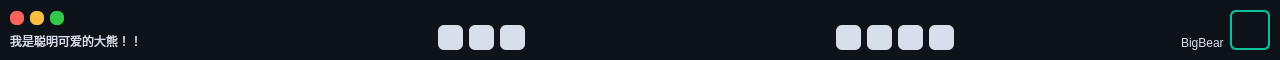
<?xml version="1.0" encoding="UTF-8"?>
<ui version="4.0">
 <class>BBUITitleBar</class>
 <widget class="QWidget" name="BBUITitleBar">
  <property name="geometry">
   <rect>
    <x>0</x>
    <y>0</y>
    <width>1280</width>
    <height>60</height>
   </rect>
  </property>
  <property name="minimumSize">
   <size>
    <width>0</width>
    <height>60</height>
   </size>
  </property>
  <property name="maximumSize">
   <size>
    <width>16777215</width>
    <height>60</height>
   </size>
  </property>
  <property name="windowTitle">
   <string>Form</string>
  </property>
  <property name="focusPolicy">
   <enum>Qt::ClickFocus</enum>
  </property>
  <property name="styleSheet">
   <string notr="true">#background {
    background-color: rgb(14, 19, 25);
}

#iconBox {
    border: 2px solid #0ebf9c;
    border-radius: 6px;
}

#icon {
    border-image: url(://resources/icons/face.png);
    border-radius: 3px;
    margin: 3px;
}

#name {
    color: #d6dfeb;
}

#introduction {
    color: #d6dfeb;
    font: 12pt &quot;Arial&quot;;
}

QPushButton {
    border: none;
    border-radius: 6px;
    color: rgb(56, 70, 87);
    background-color: #d6dfeb;
}

QPushButton:pressed, QPushButton:hover, QPushButton:checked {
    background-color: #8193bc;
}

QPushButton:flat {
    border: none; /* no border for a flat push button */
}

QPushButton:default {
    border-color: navy; /* make the default button prominent */
}

#buttonHand {
    image: url(://resources/icons/hand.png);
}

#buttonMove {
    image: url(://resources/icons/move.png);
}

#buttonRotate {
    image: url(://resources/icons/rotate.png);
}

#buttonScale {
    image: url(://resources/icons/scale.png);
}

#buttonRun {
    image: url(://resources/icons/play.png);
}

#buttonDebug {
    image: url(://resources/icons/debug.png);
}

#buttonBuild {
    image: url(://resources/icons/build.png);
}

#buttonClose {
    background-color: rgb(252, 98, 93);
}

#buttonClose:pressed {
    background-color: rgb(239, 78, 73);
}

#buttonMinimize {
    background-color: rgb(253, 191, 65);
}

#buttonMinimize:pressed {
    background-color: rgb(162, 114, 29);
}

#buttonMaximize {
    background-color: rgb(52, 200, 74);
}

#buttonMaximize:pressed {
    background-color: rgb(20, 128, 34);
}</string>
  </property>
  <layout class="QHBoxLayout" name="horizontalLayout">
   <property name="leftMargin">
    <number>0</number>
   </property>
   <property name="topMargin">
    <number>0</number>
   </property>
   <property name="rightMargin">
    <number>0</number>
   </property>
   <property name="bottomMargin">
    <number>0</number>
   </property>
   <item>
    <widget class="QWidget" name="background" native="true">
     <layout class="QHBoxLayout" name="horizontalLayout_2">
      <property name="leftMargin">
       <number>10</number>
      </property>
      <property name="topMargin">
       <number>10</number>
      </property>
      <property name="rightMargin">
       <number>10</number>
      </property>
      <property name="bottomMargin">
       <number>10</number>
      </property>
      <item alignment="Qt::AlignLeft">
       <widget class="QWidget" name="toolbar1" native="true">
        <layout class="QVBoxLayout" name="verticalLayout">
         <property name="leftMargin">
          <number>0</number>
         </property>
         <property name="topMargin">
          <number>0</number>
         </property>
         <property name="rightMargin">
          <number>0</number>
         </property>
         <property name="bottomMargin">
          <number>0</number>
         </property>
         <item alignment="Qt::AlignLeft">
          <widget class="QWidget" name="horizontalWidget" native="true">
           <layout class="QHBoxLayout" name="buttonGroupWindow">
            <property name="spacing">
             <number>6</number>
            </property>
            <property name="leftMargin">
             <number>0</number>
            </property>
            <property name="topMargin">
             <number>0</number>
            </property>
            <property name="rightMargin">
             <number>0</number>
            </property>
            <property name="bottomMargin">
             <number>0</number>
            </property>
            <item alignment="Qt::AlignLeft">
             <widget class="QPushButton" name="buttonClose">
              <property name="minimumSize">
               <size>
                <width>14</width>
                <height>14</height>
               </size>
              </property>
              <property name="maximumSize">
               <size>
                <width>14</width>
                <height>14</height>
               </size>
              </property>
              <property name="text">
               <string/>
              </property>
             </widget>
            </item>
            <item alignment="Qt::AlignLeft">
             <widget class="QPushButton" name="buttonMinimize">
              <property name="minimumSize">
               <size>
                <width>14</width>
                <height>14</height>
               </size>
              </property>
              <property name="maximumSize">
               <size>
                <width>14</width>
                <height>14</height>
               </size>
              </property>
              <property name="text">
               <string/>
              </property>
             </widget>
            </item>
            <item>
             <widget class="QPushButton" name="buttonMaximize">
              <property name="minimumSize">
               <size>
                <width>14</width>
                <height>14</height>
               </size>
              </property>
              <property name="maximumSize">
               <size>
                <width>14</width>
                <height>14</height>
               </size>
              </property>
              <property name="text">
               <string/>
              </property>
             </widget>
            </item>
           </layout>
          </widget>
         </item>
         <item>
          <widget class="QLabel" name="introduction">
           <property name="text">
            <string>我是聪明可爱的大熊！！</string>
           </property>
          </widget>
         </item>
        </layout>
       </widget>
      </item>
      <item alignment="Qt::AlignHCenter">
       <widget class="QWidget" name="toolbar2" native="true">
        <layout class="QHBoxLayout" name="horizontalLayout_6">
         <property name="leftMargin">
          <number>0</number>
         </property>
         <property name="topMargin">
          <number>0</number>
         </property>
         <property name="rightMargin">
          <number>0</number>
         </property>
         <property name="bottomMargin">
          <number>0</number>
         </property>
         <item alignment="Qt::AlignBottom">
          <widget class="QPushButton" name="buttonRun">
           <property name="minimumSize">
            <size>
             <width>25</width>
             <height>25</height>
            </size>
           </property>
           <property name="maximumSize">
            <size>
             <width>25</width>
             <height>25</height>
            </size>
           </property>
           <property name="text">
            <string/>
           </property>
          </widget>
         </item>
         <item alignment="Qt::AlignBottom">
          <widget class="QPushButton" name="buttonDebug">
           <property name="minimumSize">
            <size>
             <width>25</width>
             <height>25</height>
            </size>
           </property>
           <property name="maximumSize">
            <size>
             <width>25</width>
             <height>25</height>
            </size>
           </property>
           <property name="text">
            <string/>
           </property>
          </widget>
         </item>
         <item alignment="Qt::AlignBottom">
          <widget class="QPushButton" name="buttonBuild">
           <property name="minimumSize">
            <size>
             <width>25</width>
             <height>25</height>
            </size>
           </property>
           <property name="maximumSize">
            <size>
             <width>25</width>
             <height>25</height>
            </size>
           </property>
           <property name="text">
            <string/>
           </property>
          </widget>
         </item>
        </layout>
       </widget>
      </item>
      <item alignment="Qt::AlignRight">
       <widget class="QWidget" name="toolbar3" native="true">
        <layout class="QHBoxLayout" name="horizontalLayout_4">
         <property name="leftMargin">
          <number>0</number>
         </property>
         <property name="topMargin">
          <number>0</number>
         </property>
         <property name="rightMargin">
          <number>0</number>
         </property>
         <property name="bottomMargin">
          <number>0</number>
         </property>
         <item alignment="Qt::AlignBottom">
          <widget class="QPushButton" name="buttonHand">
           <property name="minimumSize">
            <size>
             <width>25</width>
             <height>25</height>
            </size>
           </property>
           <property name="maximumSize">
            <size>
             <width>25</width>
             <height>25</height>
            </size>
           </property>
           <property name="text">
            <string/>
           </property>
          </widget>
         </item>
         <item alignment="Qt::AlignBottom">
          <widget class="QPushButton" name="buttonMove">
           <property name="minimumSize">
            <size>
             <width>25</width>
             <height>25</height>
            </size>
           </property>
           <property name="maximumSize">
            <size>
             <width>25</width>
             <height>25</height>
            </size>
           </property>
           <property name="text">
            <string/>
           </property>
          </widget>
         </item>
         <item alignment="Qt::AlignBottom">
          <widget class="QPushButton" name="buttonRotate">
           <property name="minimumSize">
            <size>
             <width>25</width>
             <height>25</height>
            </size>
           </property>
           <property name="maximumSize">
            <size>
             <width>25</width>
             <height>25</height>
            </size>
           </property>
           <property name="text">
            <string/>
           </property>
          </widget>
         </item>
         <item alignment="Qt::AlignBottom">
          <widget class="QPushButton" name="buttonScale">
           <property name="minimumSize">
            <size>
             <width>25</width>
             <height>25</height>
            </size>
           </property>
           <property name="maximumSize">
            <size>
             <width>25</width>
             <height>25</height>
            </size>
           </property>
           <property name="text">
            <string/>
           </property>
          </widget>
         </item>
        </layout>
       </widget>
      </item>
      <item alignment="Qt::AlignRight">
       <widget class="QWidget" name="user" native="true">
        <layout class="QHBoxLayout" name="horizontalLayout_3">
         <property name="leftMargin">
          <number>0</number>
         </property>
         <property name="topMargin">
          <number>0</number>
         </property>
         <property name="rightMargin">
          <number>0</number>
         </property>
         <property name="bottomMargin">
          <number>0</number>
         </property>
         <item>
          <widget class="QLabel" name="name">
           <property name="text">
            <string>BigBear</string>
           </property>
           <property name="alignment">
            <set>Qt::AlignBottom|Qt::AlignLeading|Qt::AlignLeft</set>
           </property>
          </widget>
         </item>
         <item>
          <widget class="QWidget" name="iconBox" native="true">
           <layout class="QGridLayout" name="gridLayout">
            <property name="leftMargin">
             <number>0</number>
            </property>
            <property name="topMargin">
             <number>0</number>
            </property>
            <property name="rightMargin">
             <number>0</number>
            </property>
            <property name="bottomMargin">
             <number>0</number>
            </property>
            <item row="0" column="0">
             <widget class="QLabel" name="icon">
              <property name="sizePolicy">
               <sizepolicy hsizetype="Preferred" vsizetype="Preferred">
                <horstretch>0</horstretch>
                <verstretch>0</verstretch>
               </sizepolicy>
              </property>
              <property name="minimumSize">
               <size>
                <width>40</width>
                <height>0</height>
               </size>
              </property>
              <property name="maximumSize">
               <size>
                <width>40</width>
                <height>16777215</height>
               </size>
              </property>
              <property name="text">
               <string/>
              </property>
             </widget>
            </item>
           </layout>
          </widget>
         </item>
        </layout>
       </widget>
      </item>
     </layout>
    </widget>
   </item>
  </layout>
 </widget>
 <resources/>
 <connections>
  <connection>
   <sender>buttonClose</sender>
   <signal>clicked()</signal>
   <receiver>BBUITitleBar</receiver>
   <slot>closeWindow()</slot>
   <hints>
    <hint type="sourcelabel">
     <x>20</x>
     <y>19</y>
    </hint>
    <hint type="destinationlabel">
     <x>19</x>
     <y>-9</y>
    </hint>
   </hints>
  </connection>
  <connection>
   <sender>buttonMinimize</sender>
   <signal>clicked()</signal>
   <receiver>BBUITitleBar</receiver>
   <slot>minimizeWindow()</slot>
   <hints>
    <hint type="sourcelabel">
     <x>40</x>
     <y>18</y>
    </hint>
    <hint type="destinationlabel">
     <x>41</x>
     <y>-16</y>
    </hint>
   </hints>
  </connection>
  <connection>
   <sender>buttonMaximize</sender>
   <signal>clicked()</signal>
   <receiver>BBUITitleBar</receiver>
   <slot>maximizeWindow()</slot>
  </connection>
 </connections>
 <slots>
  <slot>closeWindow()</slot>
  <slot>minimizeWindow()</slot>
  <slot>maximizeWindow()</slot>
 </slots>
</ui>
